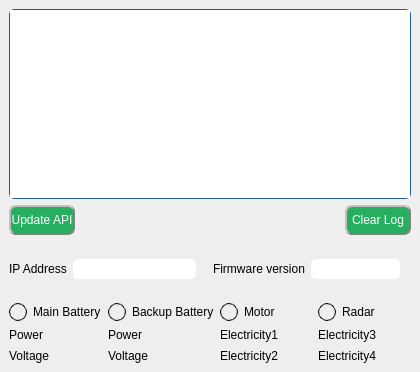
         <widget class="QWidget" name="widget_right" native="true">
          <property name="styleSheet">
           <string notr="true"/>
          </property>
          <layout class="QVBoxLayout" name="verticalLayout_6" stretch="2,1">
           <property name="leftMargin">
            <number>0</number>
           </property>
           <property name="topMargin">
            <number>0</number>
           </property>
           <property name="rightMargin">
            <number>0</number>
           </property>
           <property name="bottomMargin">
            <number>0</number>
           </property>
           <item>
            <widget class="QWidget" name="widget_3" native="true">
             <layout class="QVBoxLayout" name="verticalLayout_8" stretch="8,0">
              <property name="leftMargin">
               <number>9</number>
              </property>
              <property name="topMargin">
               <number>9</number>
              </property>
              <property name="rightMargin">
               <number>9</number>
              </property>
              <property name="bottomMargin">
               <number>9</number>
              </property>
              <item>
               <widget class="QTextBrowser" name="loggerLabel">
                <property name="styleSheet">
                 <string notr="true">border:1px solid #1D5D9B;
border-radius: 5px;</string>
                </property>
               </widget>
              </item>
              <item>
               <layout class="QHBoxLayout" name="horizontalLayout_2" stretch="2,8,2">
                <item>
                 <widget class="QPushButton" name="UpdateBtn">
                  <property name="minimumSize">
                   <size>
                    <width>0</width>
                    <height>30</height>
                   </size>
                  </property>
                  <property name="styleSheet">
                   <string notr="true">background-color: rgb(39, 174, 96);
color: rgb(255, 255, 255);
border-radius: 7px;
border: 2px groove gray;
border-style: outset;
font: 75 9pt &quot;Arial&quot;;</string>
                  </property>
                  <property name="text">
                   <string>Update API</string>
                  </property>
                 </widget>
                </item>
                <item>
                 <spacer name="horizontalSpacer">
                  <property name="orientation">
                   <enum>Qt::Horizontal</enum>
                  </property>
                  <property name="sizeHint" stdset="0">
                   <size>
                    <width>40</width>
                    <height>20</height>
                   </size>
                  </property>
                 </spacer>
                </item>
                <item>
                 <widget class="QPushButton" name="log_clear">
                  <property name="minimumSize">
                   <size>
                    <width>0</width>
                    <height>30</height>
                   </size>
                  </property>
                  <property name="styleSheet">
                   <string notr="true">background-color: rgb(39, 174, 96);
color: rgb(255, 255, 255);
border-radius: 7px;
border: 2px groove gray;
border-style: outset;
font: 75 9pt &quot;Arial&quot;;</string>
                  </property>
                  <property name="text">
                   <string>Clear Log</string>
                  </property>
                 </widget>
                </item>
               </layout>
              </item>
             </layout>
            </widget>
           </item>
           <item>
            <widget class="QWidget" name="widget_4" native="true">
             <property name="styleSheet">
              <string notr="true">background-color:#EEEEEE;
border-radius: 5px;</string>
             </property>
             <layout class="QVBoxLayout" name="verticalLayout_14" stretch="1,3">
              <property name="leftMargin">
               <number>0</number>
              </property>
              <property name="topMargin">
               <number>0</number>
              </property>
              <property name="rightMargin">
               <number>0</number>
              </property>
              <property name="bottomMargin">
               <number>0</number>
              </property>
              <item>
               <widget class="QWidget" name="widget_11" native="true">
                <layout class="QHBoxLayout" name="horizontalLayout_20" stretch="2,2">
                 <property name="leftMargin">
                  <number>9</number>
                 </property>
                 <property name="rightMargin">
                  <number>9</number>
                 </property>
                 <property name="bottomMargin">
                  <number>9</number>
                 </property>
                 <item>
                  <layout class="QHBoxLayout" name="horizontalLayout_14">
                   <property name="rightMargin">
                    <number>11</number>
                   </property>
                   <item>
                    <widget class="QLabel" name="labbbb">
                     <property name="styleSheet">
                      <string notr="true">font: 10pt &quot;Arial&quot;;</string>
                     </property>
                     <property name="text">
                      <string>IP Address</string>
                     </property>
                    </widget>
                   </item>
                   <item>
                    <widget class="QLineEdit" name="HostEdit">
                     <property name="enabled">
                      <bool>true</bool>
                     </property>
                     <property name="minimumSize">
                      <size>
                       <width>0</width>
                       <height>20</height>
                      </size>
                     </property>
                     <property name="styleSheet">
                      <string notr="true">background-color: rgb(255, 255, 255);</string>
                     </property>
                     <property name="text">
                      <string/>
                     </property>
                    </widget>
                   </item>
                  </layout>
                 </item>
                 <item>
                  <layout class="QHBoxLayout" name="horizontalLayout_15">
                   <property name="rightMargin">
                    <number>11</number>
                   </property>
                   <item>
                    <widget class="QLabel" name="label">
                     <property name="styleSheet">
                      <string notr="true">font: 10pt &quot;Arial&quot;;</string>
                     </property>
                     <property name="text">
                      <string>Firmware version</string>
                     </property>
                    </widget>
                   </item>
                   <item>
                    <widget class="QLineEdit" name="VersionEdit">
                     <property name="enabled">
                      <bool>true</bool>
                     </property>
                     <property name="minimumSize">
                      <size>
                       <width>0</width>
                       <height>20</height>
                      </size>
                     </property>
                     <property name="styleSheet">
                      <string notr="true">background-color: rgb(255, 255, 255);</string>
                     </property>
                    </widget>
                   </item>
                  </layout>
                 </item>
                </layout>
               </widget>
              </item>
              <item>
               <widget class="QWidget" name="widget_18" native="true">
                <property name="styleSheet">
                 <string notr="true"/>
                </property>
                <layout class="QHBoxLayout" name="horizontalLayout_8">
                 <item>
                  <layout class="QVBoxLayout" name="verticalLayout_5">
                   <item>
                    <layout class="QHBoxLayout" name="horizontalLayout_21">
                     <item>
                      <widget class="QLabel" name="status_battery_main">
                       <property name="minimumSize">
                        <size>
                         <width>18</width>
                         <height>18</height>
                        </size>
                       </property>
                       <property name="maximumSize">
                        <size>
                         <width>18</width>
                         <height>18</height>
                        </size>
                       </property>
                       <property name="styleSheet">
                        <string notr="true">border-radius: 9px;
border: 1px solid</string>
                       </property>
                       <property name="text">
                        <string/>
                       </property>
                      </widget>
                     </item>
                     <item>
                      <widget class="QLabel" name="main_battery">
                       <property name="styleSheet">
                        <string notr="true">font: 10pt &quot;Arial&quot;;</string>
                       </property>
                       <property name="text">
                        <string>Main Battery</string>
                       </property>
                      </widget>
                     </item>
                    </layout>
                   </item>
                   <item>
                    <layout class="QHBoxLayout" name="horizontalLayout_22">
                     <item>
                      <widget class="QLabel" name="electricity_main">
                       <property name="styleSheet">
                        <string notr="true">font: 10pt &quot;Arial&quot;;</string>
                       </property>
                       <property name="text">
                        <string>Power</string>
                       </property>
                      </widget>
                     </item>
                     <item>
                      <widget class="QLabel" name="lineEdit_power">
                       <property name="styleSheet">
                        <string notr="true"/>
                       </property>
                       <property name="text">
                        <string/>
                       </property>
                      </widget>
                     </item>
                    </layout>
                   </item>
                   <item>
                    <layout class="QHBoxLayout" name="horizontalLayout_23">
                     <item>
                      <widget class="QLabel" name="voltage">
                       <property name="styleSheet">
                        <string notr="true">font: 10pt &quot;Arial&quot;;</string>
                       </property>
                       <property name="text">
                        <string>Voltage</string>
                       </property>
                      </widget>
                     </item>
                     <item>
                      <widget class="QLabel" name="lineEdit_voltage">
                       <property name="styleSheet">
                        <string notr="true"/>
                       </property>
                       <property name="text">
                        <string/>
                       </property>
                      </widget>
                     </item>
                    </layout>
                   </item>
                  </layout>
                 </item>
                 <item>
                  <layout class="QVBoxLayout" name="verticalLayout_13">
                   <item>
                    <layout class="QHBoxLayout" name="horizontalLayout_31">
                     <item>
                      <widget class="QLabel" name="status_battery_backup_2">
                       <property name="minimumSize">
                        <size>
                         <width>18</width>
                         <height>18</height>
                        </size>
                       </property>
                       <property name="maximumSize">
                        <size>
                         <width>18</width>
                         <height>18</height>
                        </size>
                       </property>
                       <property name="styleSheet">
                        <string notr="true">border-radius: 9px;
border: 1px solid</string>
                       </property>
                       <property name="text">
                        <string/>
                       </property>
                      </widget>
                     </item>
                     <item>
                      <widget class="QLabel" name="backup_battery">
                       <property name="styleSheet">
                        <string notr="true">font: 10pt &quot;Arial&quot;;</string>
                       </property>
                       <property name="text">
                        <string>Backup Battery</string>
                       </property>
                      </widget>
                     </item>
                    </layout>
                   </item>
                   <item>
                    <layout class="QHBoxLayout" name="horizontalLayout_32">
                     <item>
                      <widget class="QLabel" name="power_backup">
                       <property name="styleSheet">
                        <string notr="true">font: 10pt &quot;Arial&quot;;</string>
                       </property>
                       <property name="text">
                        <string>Power</string>
                       </property>
                      </widget>
                     </item>
                     <item>
                      <widget class="QLabel" name="lineEdit_power_backup">
                       <property name="styleSheet">
                        <string notr="true"/>
                       </property>
                       <property name="text">
                        <string/>
                       </property>
                      </widget>
                     </item>
                    </layout>
                   </item>
                   <item>
                    <layout class="QHBoxLayout" name="horizontalLayout_33">
                     <item>
                      <widget class="QLabel" name="voltage_backup">
                       <property name="styleSheet">
                        <string notr="true">font: 10pt &quot;Arial&quot;;</string>
                       </property>
                       <property name="text">
                        <string>Voltage</string>
                       </property>
                      </widget>
                     </item>
                     <item>
                      <widget class="QLabel" name="lineEdit_voltage_backup">
                       <property name="styleSheet">
                        <string notr="true"/>
                       </property>
                       <property name="text">
                        <string/>
                       </property>
                      </widget>
                     </item>
                    </layout>
                   </item>
                  </layout>
                 </item>
                 <item>
                  <layout class="QVBoxLayout" name="verticalLayout_7">
                   <item>
                    <layout class="QHBoxLayout" name="horizontalLayout_25">
                     <item>
                      <widget class="QLabel" name="status_motor_1">
                       <property name="minimumSize">
                        <size>
                         <width>18</width>
                         <height>18</height>
                        </size>
                       </property>
                       <property name="maximumSize">
                        <size>
                         <width>18</width>
                         <height>18</height>
                        </size>
                       </property>
                       <property name="styleSheet">
                        <string notr="true">border-radius: 9px;
border: 1px solid</string>
                       </property>
                       <property name="text">
                        <string/>
                       </property>
                      </widget>
                     </item>
                     <item>
                      <widget class="QLabel" name="motor_1">
                       <property name="styleSheet">
                        <string notr="true">font: 10pt &quot;Arial&quot;;</string>
                       </property>
                       <property name="text">
                        <string>Motor</string>
                       </property>
                      </widget>
                     </item>
                    </layout>
                   </item>
                   <item>
                    <layout class="QHBoxLayout" name="horizontalLayout_7">
                     <item>
                      <widget class="QLabel" name="electricity_name1">
                       <property name="styleSheet">
                        <string notr="true">font: 10pt &quot;Arial&quot;;</string>
                       </property>
                       <property name="text">
                        <string>Electricity1</string>
                       </property>
                      </widget>
                     </item>
                     <item>
                      <widget class="QLabel" name="electricity_motor1">
                       <property name="text">
                        <string/>
                       </property>
                      </widget>
                     </item>
                    </layout>
                   </item>
                   <item>
                    <layout class="QHBoxLayout" name="horizontalLayout_11">
                     <item>
                      <widget class="QLabel" name="electricity_name_2">
                       <property name="styleSheet">
                        <string notr="true">font: 10pt &quot;Arial&quot;;</string>
                       </property>
                       <property name="text">
                        <string>Electricity2</string>
                       </property>
                      </widget>
                     </item>
                     <item>
                      <widget class="QLabel" name="electricity_motor2">
                       <property name="text">
                        <string/>
                       </property>
                      </widget>
                     </item>
                    </layout>
                   </item>
                  </layout>
                 </item>
                 <item>
                  <layout class="QVBoxLayout" name="verticalLayout_12">
                   <item>
                    <layout class="QHBoxLayout" name="horizontalLayout_24">
                     <item>
                      <widget class="QLabel" name="status_radar">
                       <property name="minimumSize">
                        <size>
                         <width>18</width>
                         <height>18</height>
                        </size>
                       </property>
                       <property name="maximumSize">
                        <size>
                         <width>18</width>
                         <height>18</height>
                        </size>
                       </property>
                       <property name="styleSheet">
                        <string notr="true">border-radius: 9px;
border: 1px solid</string>
                       </property>
                       <property name="text">
                        <string/>
                       </property>
                      </widget>
                     </item>
                     <item>
                      <widget class="QLabel" name="Radar">
                       <property name="styleSheet">
                        <string notr="true">font: 10pt &quot;Arial&quot;;</string>
                       </property>
                       <property name="text">
                        <string>Radar</string>
                       </property>
                      </widget>
                     </item>
                    </layout>
                   </item>
                   <item>
                    <layout class="QHBoxLayout" name="horizontalLayout_16">
                     <item>
                      <widget class="QLabel" name="electricity_name_3">
                       <property name="styleSheet">
                        <string notr="true">font: 10pt &quot;Arial&quot;;</string>
                       </property>
                       <property name="text">
                        <string>Electricity3</string>
                       </property>
                      </widget>
                     </item>
                     <item>
                      <widget class="QLabel" name="electricity_motor3">
                       <property name="text">
                        <string/>
                       </property>
                      </widget>
                     </item>
                    </layout>
                   </item>
                   <item>
                    <layout class="QHBoxLayout" name="horizontalLayout_18">
                     <item>
                      <widget class="QLabel" name="electricity_name_4">
                       <property name="styleSheet">
                        <string notr="true">font: 10pt &quot;Arial&quot;;</string>
                       </property>
                       <property name="text">
                        <string>Electricity4</string>
                       </property>
                      </widget>
                     </item>
                     <item>
                      <widget class="QLabel" name="electricity_motor4">
                       <property name="text">
                        <string/>
                       </property>
                      </widget>
                     </item>
                    </layout>
                   </item>
                  </layout>
                 </item>
                </layout>
               </widget>
              </item>
             </layout>
            </widget>
           </item>
          </layout>
         </widget>
